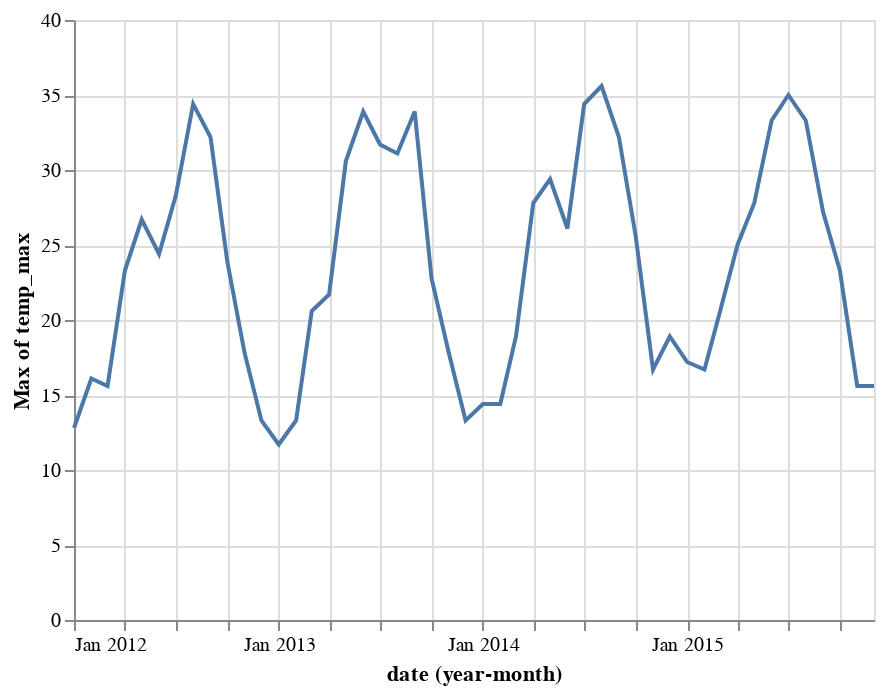

Here is the notebook cell this chart was saved with:
### Code cell
alt.Chart(df).mark_line().encode(
    x='yearmonth(date):T',
    y='max(temp_max)',
)

### Figure 1 — Vega-Lite specification as saved in the notebook (floating-point values rounded to 4 significant figures; data arrays with more than 128 entries replaced by an {"elided": "..."} marker saying what was removed)
{"config": {"view": {"continuousWidth": 400, "continuousHeight": 300}}, "data": {"name": "data-830c39fec90146253fb06a06c26374ef"}, "mark": "line", "encoding": {"x": {"type": "temporal", "field": "date", "timeUnit": "yearmonth"}, "y": {"type": "quantitative", "aggregate": "max", "field": "temp_max"}}, "$schema": "https://vega.github.io/schema/vega-lite/v4.8.1.json", "datasets": {"data-830c39fec90146253fb06a06c26374ef": {"elided": "1461 records"}}}
